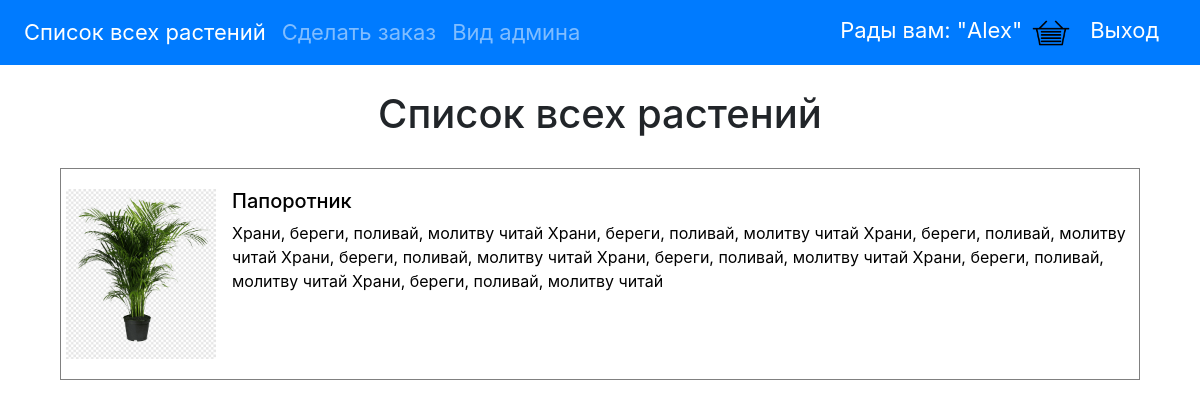
/plants/, run on an earlier commit of the app's database.
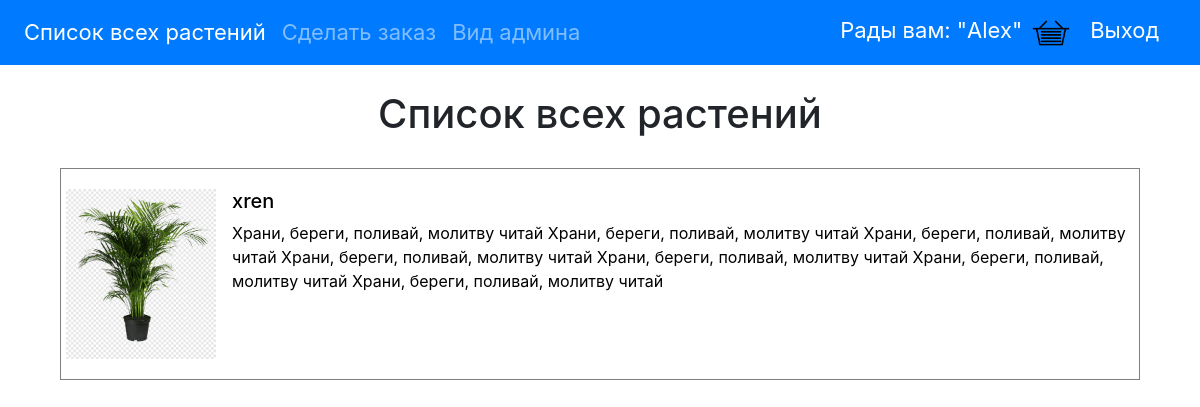
And on a later commit of the database.
### myproject/apps/plants/models.py (models this page shows)
class Plant(models.Model):
    plant_name = models.CharField('Наименование растения', max_length = 255)
    plant_requirements = models.TextField('Требование по уходу')
    plant_type = models.ForeignKey(PlantType, on_delete = models.CASCADE)
    plant_window_type = models.ForeignKey(WindowType, on_delete = models.CASCADE)

### myproject/apps/plants/views.py (the view)
# urls.py: path('', views.list, name = 'list'),
def list(request):
    plants_list = Plant.objects.all()
    return render(request, 'plants/user/list.html', {'plants_list': plants_list})

### myproject/templates/plants/user/list.html (shortened to what this page needs)
{% extends 'user_template.html' %}
{% load static %}
{% block content %}
<div class="container">
    <div class="plants-list col-12 align-content-center">
        <h1 class="text-center">Список всех растений</h1>
        {% if plants_list %}
        {% for plant in plants_list %}
        <a class="media plants-list__item list-item" href="{% url 'plants:plant_detail' plant.id %}">
            <div class="row justify-content-md-center">
                <div class="plants-list__img">
                    <img src="{% static 'images/1.png' %}" class="align-self-start mr-3" alt="...">
                </div>
                <div class="media-body">
                    <h5 class="mt-0">{{plant.plant_name}}</h5>
                    <p>{{plant.plant_requirements}}</p>
                </div>
            </div>
        </a>
        {% endfor %}
    </div>
</div>
{% else %}
Растения не найдены!
{% endif %}
{% endblock %}

What changed in the data, as far as the page shows it:
changed Plant: plant_name "Папоротник" → "xren"
